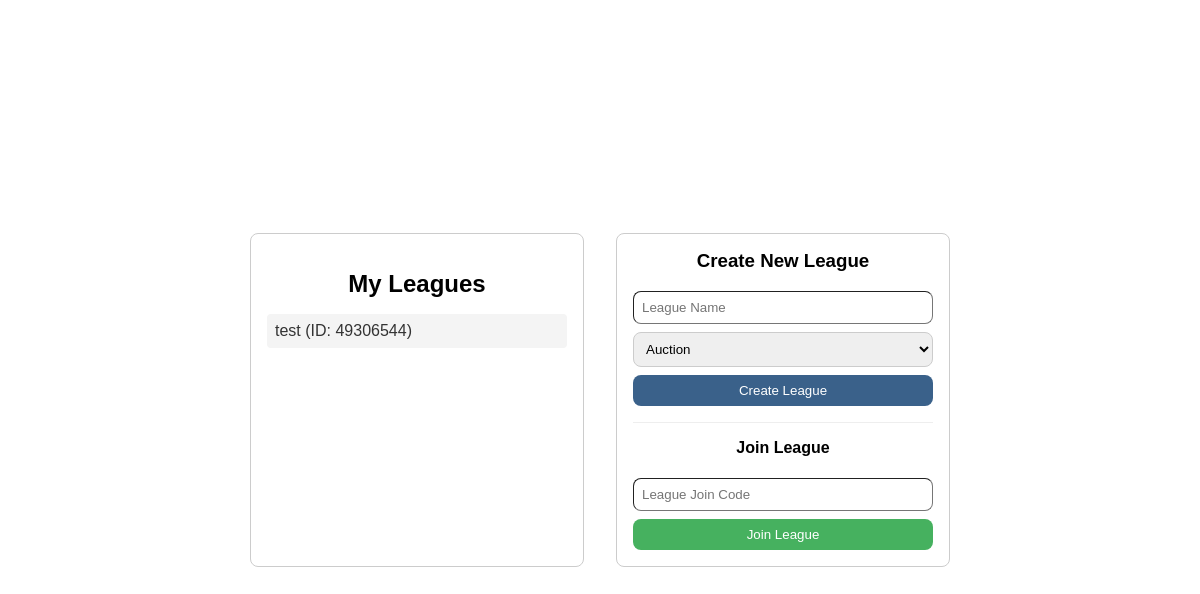
Page /dashboard (signed in) on the earlier database version.
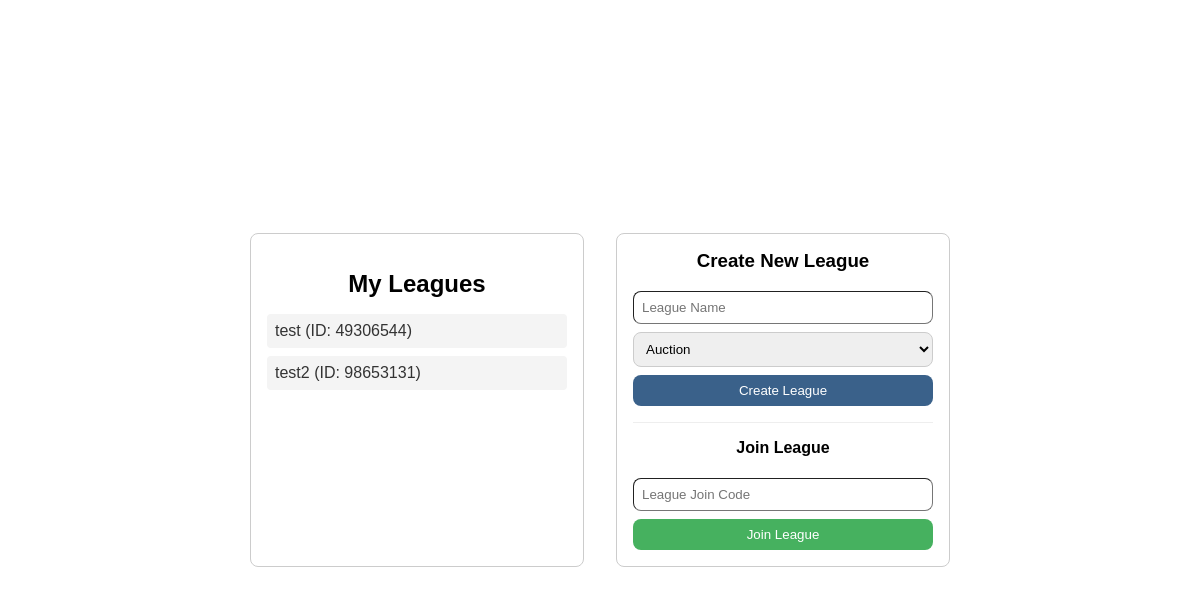
Same page on the later database version.
### tables this page shows
CREATE TABLE PlayerLeague (
    LID INTEGER PRIMARY KEY,
    draftType TEXT,
    leagueName TEXT,
    ownerAccount INTEGER,
    status TEXT DEFAULT 'initial', -- 'initial', 'draft', 'final'
    FOREIGN KEY (ownerAccount) REFERENCES PlayerAccount(accountID)
);

### app.py (the view)
@app.route('/dashboard', methods=['GET'])
def dashboard():
    conn = sqlite3.connect(DB_FILE)
    conn.row_factory = sqlite3.Row
    cursor = conn.cursor()
    cursor.execute(
        """SELECT pl.LID as id, pl.leagueName as name
            FROM PlayerLeague pL
            JOIN PlayerTeam pt ON pl.LID = pt.LID
            WHERE pt.accountId = ?""",
        (session.get('user_id'),)
        )
    leagues = cursor.fetchall()
    conn.close()
    return render_template('dashboard.html', leagues=leagues)

### templates/dashboard.html (shortened to what this page needs)
<!DOCTYPE html>
<html lang="en">
<head>
    <link rel="stylesheet" href="{{ url_for('static', filename='style.css') }}">
</head>
<body>
    <div class="dashboard-wrapper">
        <div class="leagues-section">
            <h2>My Leagues</h2>
            <ul>
            {% for league in leagues %}
                <li><a href="{{ url_for('league', league_id=league.id )}}">{{ league.name }} (ID: {{ league.id }})</a></li>
            {% endfor %}
            </ul>
        </div>
        <div class="forms-section">
            <div class="create-section">
                <h3>Create New League</h3>
                <form action="/create_league" method="POST">
                    <input type="text" name="leagueName" placeholder="League Name" required>
                    <select name="draftType">
                        <option value="Auction">Auction</option>
                    </select>
                    <button type="submit" class="login-btn">Create League</button>
                </form>
            </div>
            <hr>
            <div class="join-section">
                <h4>Join League</h4>
                <form action="/join_league" method="POST">
                    <input type="text" name="leagueID" placeholder="League Join Code" required>
                    <button type="submit" class="register-btn">Join League</button>
                </form>
            </div>
        </div>
    </div>
</body>
</html>

### static/style.css (style rules this page uses)
body { font-family: sans-serif; display: flex; align-items: center; justify-content: center; min-height: 100vh; margin: 0; }
h2 { text-align: center; margin-bottom: 2vh; }
input { width: 100%; padding: 0.5rem; margin-bottom: .5rem; border-radius: 8px; box-sizing: border-box; border-width: 1px; }
button { width: 100%; padding: 0.5rem; color: white; border: none; border-radius: 8px; }
.login-btn, .login { background-color: #3a618a; }
.register-btn { background-color: #46b15f; }
.dashboard-wrapper { display: flex; gap: 2rem; align-items: stretch; }
.leagues-section, .forms-section { background: white; padding: 2vh; border-radius: 8px; width: 300px; border: 1px solid #ccc; }
.forms-section h3, .forms-section h4 { margin-top: 0; text-align: center; }
ul { list-style: none; padding: 0; }
li { margin-bottom: 0.5rem; padding: 0.5rem; background: #f4f4f4; border-radius: 4px; }
li a { text-decoration: none; color: #333; display: block; }
select { width: 100%; padding: 0.5rem; margin-bottom: .5rem; border-radius: 8px; border: 1px solid #ccc; }
hr { border: 0; border-top: 1px solid #eee; margin: 1rem 0; }
form[action*="league"] { flex: 1; display: flex; flex-direction: column; }

Differences in the rows shown:
added PlayerLeague: name "test2", id "98653131"
